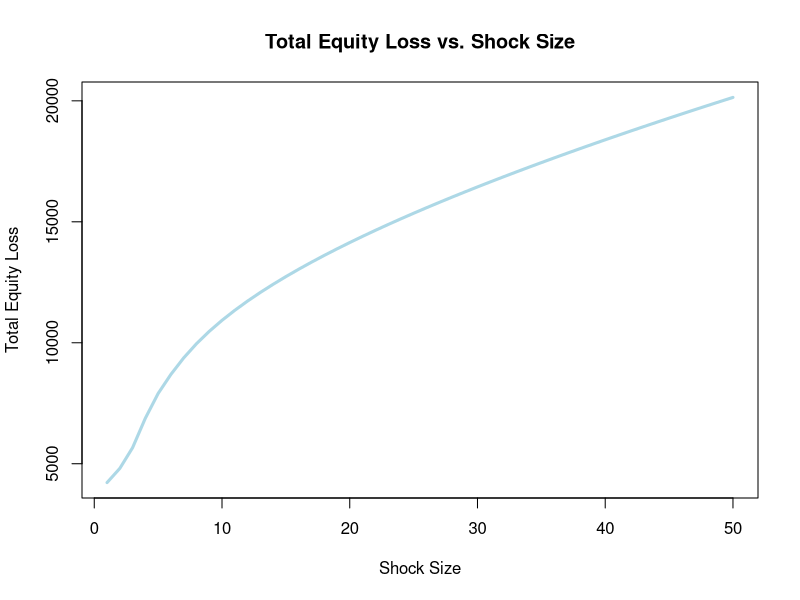
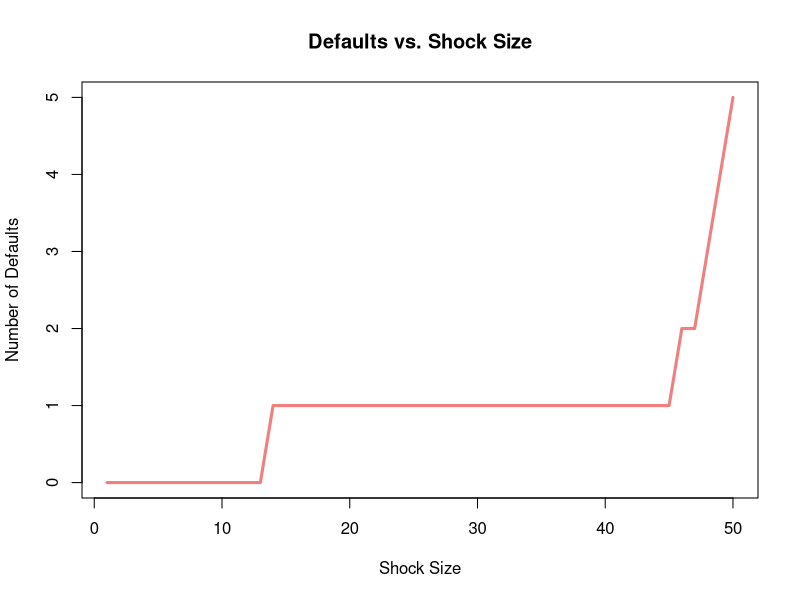

R code for these plots, in order:
########################################################################
# - Financial extended third layer for TRISK model 
########################################################################
#Definition of variables 
  #csh - external assets (vector)
  #Shock - decrease in external assets (vector)
  #L - liabilities matrix (matrix)
  #EL - external liabilities (vector)

#Parameters for Distress Valuation
  #R - loss given default (vector)
  #k - capital cushion (vector)
  #a - beta parameter (vector)
  #b - beta parameter (vector)

#Merton and Black-Scholes valuation function
  #EVol - structural asset firm volatility  
  #Type - Type of valuation function 
  #Time - Maturity of firm debt 

########################################################################
#Valuation function 
########################################################################
#Difference in firm liabilities and assets (if in default)
DeltaDiff <- function(Rcsh, REL, RL, RAInt){
  return(REL + rowSums(RL) - (Rcsh + RAInt))
}

#Distress valuation function
IntVal <- function(L, EL, OE, k, R, a, b){
  Frac <- 1 + OE/(rowSums(L) + EL) #capital ratio
  Frac[is.infinite(Frac)] <- 0
  Frac[is.na(Frac)] <- 0
  #Conditional cases for k 
  ifelse(k==0, 
  ifelse(Frac >= 1, 1, 0),#if no cushion, no change for firm not in default 
  ifelse(Frac >= 1+k, 1, 0) + ifelse(Frac >= 1 & Frac < 1+k, (1-R*pbeta((1+k-Frac)/k, a, b)), 0) #otherwise
  )
}

#Merton valuation function (inclusion of loss given default)
Merton <- function(ExtA, OE2, R, vol, maturity){
  Lev <- OE2/ExtA #equity relative to external assets
  Val <- ifelse(Lev >= 1, 1, pnorm((log(1/(1-Lev)) - vol^2*maturity/2)/(vol*maturity^0.5)))
  return(1-R*(1-Val))
}

#Black-Cox valuation function (inclusion of loss given default, this is an extra valuation function)
BlackCox <- function(ExtA, OE2, R, vol, maturity){
  Lev <- OE2/ExtA #equity relative to external assets
  Val <- ifelse(Lev >= 1, 1,
               ifelse(Lev >= 0 & Lev < 1,
               pnorm((log(1/(1-Lev)) - vol^2*maturity/2)/(vol*maturity^0.5))
               - (1/(1-Lev))*pnorm((-log(1/(1-Lev)) - vol^2*maturity)/(vol*maturity^0.5)), 
               0))
  return(1-R*(1-Val))
}

########################################################################
# Equity reevaluation function
########################################################################
#Reevaluation function for equity changes 
NetTool <- function(csh, Shock, L, EL, R, k, a, b, EVol, Type, Time){
  
  ListEqVal <- list() #store changes in equity
  E <- csh + rowSums(t(L)) - rowSums(L) - EL #initialise equity values
  OIntVal <- rep(1, nrow(L)) #initialise valuation values on internal assets

  ListEqVal <- append(ListEqVal, list(E)) #record initial equity
  E <- csh - Shock + rowSums(t(L)) - rowSums(L) - EL #equity with external shock
  
  OE <- rep(1e9, length(E)) #initial equity to compare (needs to be high)
  ListEqVal <- append(ListEqVal, list(E)) #record initial equity (with shock)

  iteration <- 0 #set counter
  max_iterations <- 10e9 #if a large network is used (not in the case of the tool)
  while (!all(abs(E - OE) < 1e-6) && iteration < max_iterations) {
    OE <- E
    if (Type == "Distress"){
      OIntVal <- IntVal(L, EL, OE, k, R, a, b)
    }
    else if (Type == "Merton"){
      OIntVal <- Merton(csh, OE, R, EVol, Time)
    }
    else if (Type == "Black"){
      OIntVal <- BlackCox(csh, OE, R, EVol, Time)
      
    }
    else {
      stop("Unknown Type specified.")
    }
    E <- csh - Shock + t(L) %*% matrix(OIntVal) - rowSums(L) - EL #reevaluation of equity
    ListEqVal <- append(ListEqVal, list(E)) #store change in reevaluated equity
    iteration <- iteration + 1 #update counter
  }
  
  if (iteration >= max_iterations) {
    warning("Maximum iterations reached without convergence.") #if max iteration is reached
  }
  
  return(ListEqVal)
}

########################################################################
# Toy Example (Small)
########################################################################
Ae <- matrix(c(20, 10, 10), 3, 1) #external assets 
X <- matrix(c(5, 0, 0), 3, 1) #Shock
MatL <- matrix(c(0, 0, 0,
                 10, 0, 0,
                 0, 10, 0), 3, 3) #liab matrix 
Le <- matrix(c(0, 0, 0), 3, 1) #external liab
E0 <- Ae + rowSums(t(MatL) - MatL) - Le #initial equity
k0 <- E0/(rowSums(MatL) + Le) #capital cushion (distress function)

Results <- NetTool(csh = Ae, Shock = X, L = MatL, EL = Le, 
                   R = 1, k = k0, a = 1, b = 1, 
                   EVol = 0.5, Type = "Distress", Time= 5) #List of reevaluated equity

Results[[1]] - tail(Results,1)[[1]] #calculate equity losses

########################################################################
# Toy Example (Large random network)
########################################################################
#Generation of liabilities matrix 
set.seed(123) #reproducability
n_rows <- 100 #number of rows 
n_cols <- 100 #number of columns 
p <- 0.5 #probability entry in the liabilities matrix 
data <- rbinom(n_rows * n_cols, size = 1, prob = p)*runif(n_rows*n_cols, min = 0, max = 10) #generate binary values and assign weights
MatL <- matrix(data, n_rows, n_cols) #restructure into matrix 
diag(MatL) <- 0 #remove diagonals (in line with the model)

print(MatL) #print matrix to console

#Generation of external asset holdings
DeltaLoss <- list()
NDef <- list()
for (i in 1:50){
  Ae <- 260 #Assign external s.t. all firms initially solvent 
  X <- matrix(rep(i, n_rows)) #assign external shock to firms (in this case, all firms are shocked)
  # print X to console
  Le <- 0 #assume no external liabilities for firms 
  E0 <- Ae + rowSums(t(MatL) - MatL) - Le #initial equity
  k0 <- E0/(rowSums(MatL) + Le) #capital cushion (distress function)
  Results <- NetTool(csh = Ae, Shock = X, L = MatL, EL = Le, 
                     R = 1, k = k0, a = 1, b = 1, 
                     EVol = 0.5, Type = "Merton", Time= 5) #List of reevaluated equity
  DeltaLoss[[i]] <- sum(Results[[1]] - tail(Results,1)[[1]]) #calculate equity losses
  NDef[[i]] <- sum(ifelse(tail(Results,1)[[1]]<0,1,0)) #calculate number of firms which default
}

#Plot representing total equity losses from external shock
plot(unlist(DeltaLoss), type = "l", col = "lightblue", lwd = 3,
     xlab = "Shock Size", ylab = "Total Equity Loss", main = "Total Equity Loss vs. Shock Size")

#Plot representing the number of defaults from external shock
plot(unlist(NDef), type = "l", col = "lightcoral", lwd = 3,
     xlab = "Shock Size", ylab = "Number of Defaults", main = "Defaults vs. Shock Size")